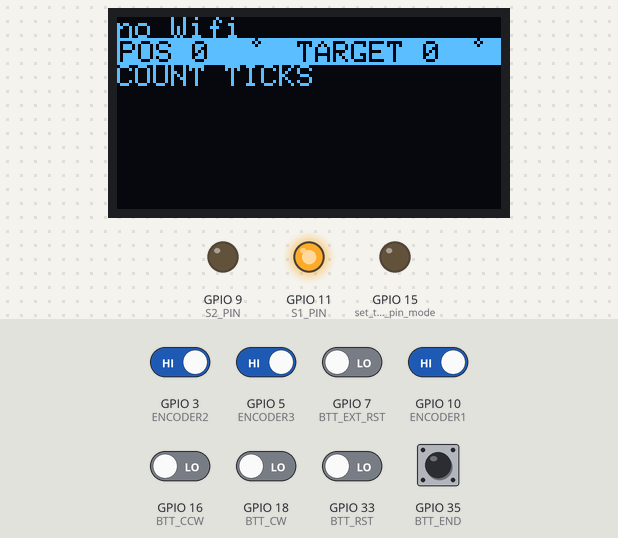
Bench run of a program on a simulated ESP32-S2. On the bench: 128×64 one-colour display, output pins drawn as LEDs (lit = HIGH). The test bench sets the inputs (shaded band); at power-on: GPIO 3 (ENCODER2), GPIO 5 (ENCODER3), GPIO 10 (ENCODER1), GPIO 35 (BTT_END) HIGH, GPIO 7 (BTT_EXT_RST), GPIO 16 (BTT_CCW), GPIO 18 (BTT_CW), GPIO 33 (BTT_RST) LOW. The display library's start-up logo is not drawn; EEPROM starts erased; what the program prints to the serial monitor is not drawn.

Above: at 5.0 s.
5.1 s: GPIO 35 (BTT_END) pulled LOW for 0.15 s
At 6.0 s:
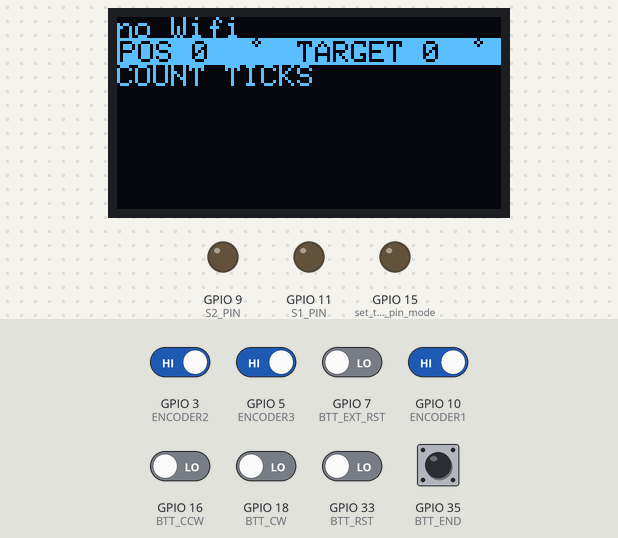
6.7 s: GPIO 16 (BTT_CCW) driven HIGH
At 7.9 s:
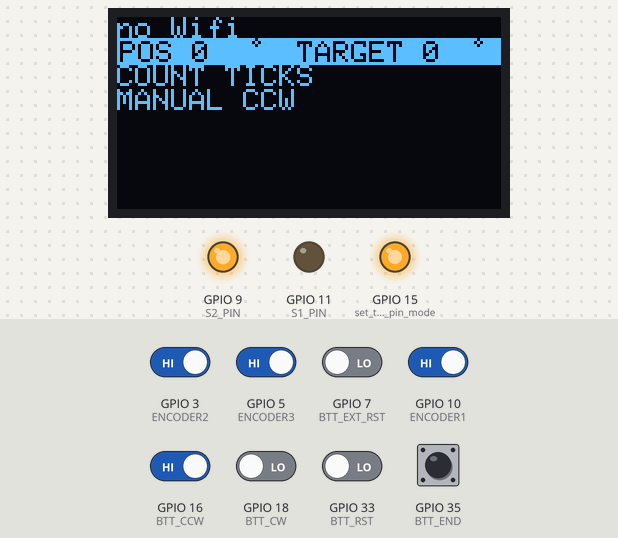
8.2 s: GPIO 18 (BTT_CW) driven HIGH
At 8.6 s:
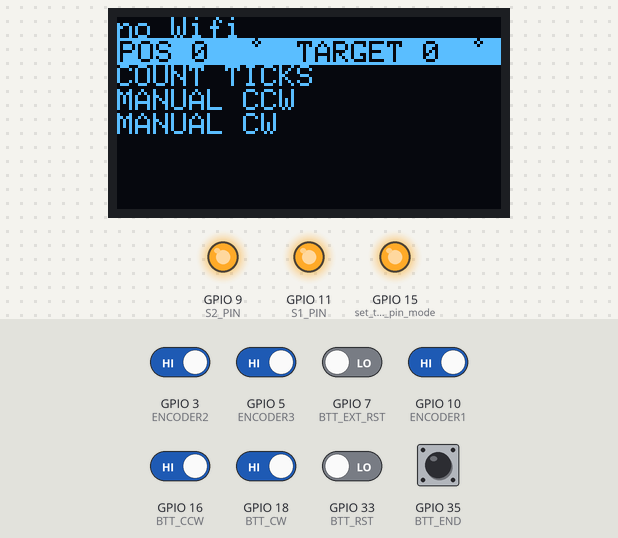
9.7 s: GPIO 7 (BTT_EXT_RST) driven HIGH
At 9.88 s:
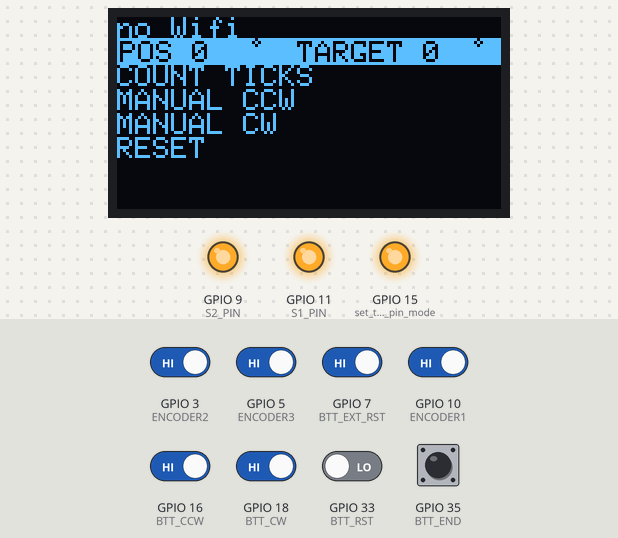
12.1 s: GPIO 3 (ENCODER2) driven LOW
At 12.63 s:
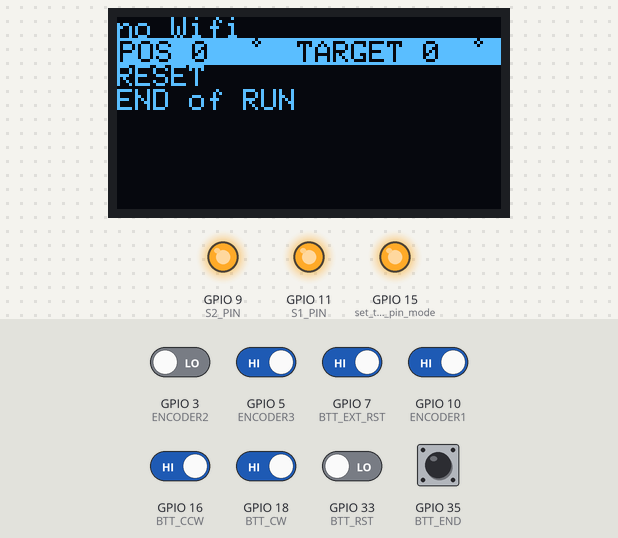
14.9 s: GPIO 5 (ENCODER3) driven LOW
At 15.5 s:
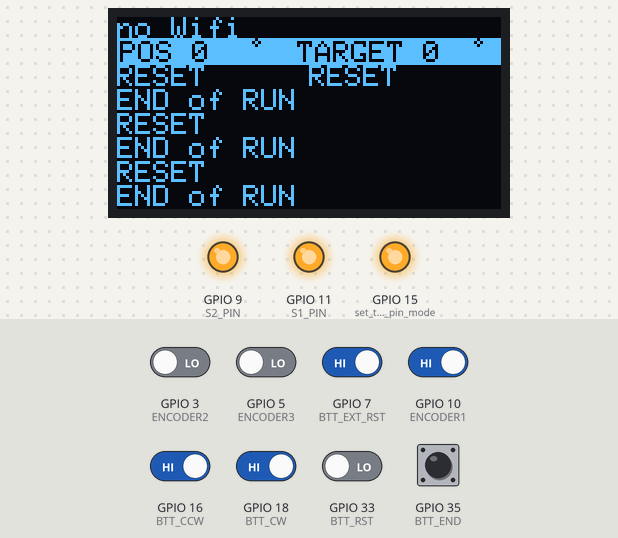
Timing chart, 0 to 17.5 s (numbered marks = the images above; inputs shaded):
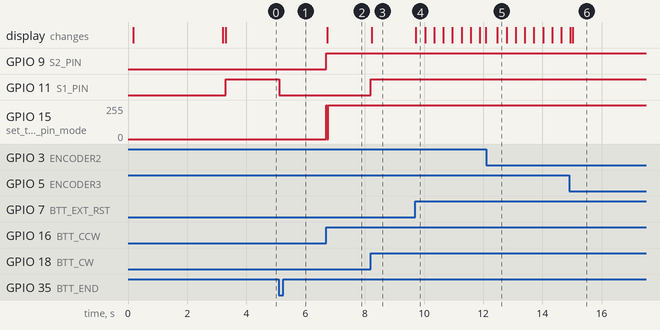

Measured:
- after the input at 5.1 s, GPIO 11 (S1_PIN): HIGH → LOW at once
- after the input at 6.7 s, GPIO 9 (S2_PIN): LOW → HIGH at once; GPIO 15 (set_the_LED_pin_mode): 0/255 → 252/255 at once; the display: changes at once (image 2)
- after the input at 8.2 s, GPIO 11 (S1_PIN): LOW → HIGH at once; GPIO 15 (set_the_LED_pin_mode): 252/255 → 255/255 after 0.05 s; the display: changes at once (image 3)
- after the input at 9.7 s, the display: changes at once (image 4)
- after the input at 12.1 s, the display: changes after 0.38 s (image 5)

The program:

main.cpp
```cpp
#include <WiFi.h>
#include <WebServer.h>
#include <SPI.h>
#include <Wire.h>
#include <Adafruit_GFX.h>
#include <Adafruit_SSD1306.h>
#include <encoder.h>
#include <config.h>
#include <WiFiManager.h>
#include <telescope.h>
#include <button.h>
#include <Preferences.h>
#include <displayOled.h>


Preferences preferences;
WebServer server(80);

Telescope LISA;
Encoder encoder = {0,0,false,0,0,0,UNKNOWN};


Adafruit_SSD1306 display(SCREEN_WIDTH, SCREEN_HEIGHT, &Wire, OLED_RESET); //initialization of Oled Screen
DisplayOled displayOled;


Button bttReset = {BTT_RST, 0, false,"RESET"};///onboard button to reset the dome's position
Button bttExternalReset = {BTT_EXT_RST, 0, false,"RESET"}; ///external button to reset the dome's position
Button bttClockwise = {BTT_CW, 0, false,"MANUAL CW"};
Button bttCounterClockwise = {BTT_CCW, 0, false,"MANUAL CCW"};
Button limitSwitch = {BTT_END, 0, false, "END REACHED"};


bool needUpdate = false; //flag to update the display only when the button is pressed
static bool commandsPrinted = false; //bool for user interface commands

/// @brief Interrupt Routine handler, sets .pressed attribute according to the reading
/// @return
void IRAM_ATTR bttClick() {
  bttReset.pressed = digitalRead(BTT_RST);
  bttExternalReset.pressed = digitalRead(BTT_EXT_RST);
  bttClockwise.pressed = digitalRead(BTT_CW);
  bttCounterClockwise.pressed = digitalRead(BTT_CCW);
  limitSwitch.pressed = !digitalRead(BTT_END); //opposite because it is active when low
  needUpdate= true;
}


void IRAM_ATTR encoderTick() {
  encoder.hasChanged=true;
}


bool dataSaveNecessary=false;
bool telescopeCheckNecessary=false;
hw_timer_t *timerEPROM = NULL;
hw_timer_t *timerTelescope = NULL;

/// @brief Interrupt Routine handler, Checks the timer to save the position periodically
void IRAM_ATTR onTimerEPROM(){
  dataSaveNecessary=true;
}
/// @brief Interrupt Routine handler, Checks the timer to check the telescope position periodically
void IRAM_ATTR onTimerTelescope(){
  telescopeCheckNecessary=true;
}


void setup()
{
  ////////////////////////SERIAL COMMUNICATION INIT/////////////////////
  Serial.begin(9600);
  Serial1.begin(9600,SERIAL_8N1,TX_PIN,RX_PIN); ///serial port to communicate with telescope
  /////////////////BUTTON/PIN INITIALIZATION////////////////////////////
  pinMode(LED_BUILTIN, OUTPUT);      // set the LED pin mode
  pinMode (bttReset.PIN, INPUT_PULLDOWN);
  pinMode (bttExternalReset.PIN, INPUT_PULLDOWN);
  pinMode (bttClockwise.PIN, INPUT_PULLDOWN);
  pinMode (bttCounterClockwise.PIN, INPUT_PULLDOWN);
  pinMode (limitSwitch.PIN, INPUT_PULLUP);
  pinMode (S1_PIN, OUTPUT);
  pinMode (S2_PIN,OUTPUT);
  digitalWrite(S1_PIN, LOW);
  digitalWrite(S2_PIN, LOW);

  attachInterrupt (limitSwitch.PIN, bttClick, FALLING);
  attachInterrupt (bttReset.PIN, bttClick, CHANGE);
  attachInterrupt (bttClockwise.PIN, bttClick, CHANGE);
  attachInterrupt (bttCounterClockwise.PIN, bttClick, CHANGE);
  attachInterrupt (bttExternalReset.PIN, bttClick, CHANGE);
  /////////////////////////ENCODER PINS INITIALIZATION////////////////////////////////
  pinMode(ENCODER1, INPUT_PULLUP);
  pinMode(ENCODER2, INPUT_PULLUP);
  pinMode(ENCODER3, INPUT_PULLUP);
  attachInterrupt(digitalPinToInterrupt(ENCODER1), encoderTick, FALLING);
  attachInterrupt(digitalPinToInterrupt(ENCODER2), encoderTick, FALLING);
  attachInterrupt(digitalPinToInterrupt(ENCODER3), encoderTick, FALLING);

  ////////////////////////OLED INITIALIZATION//////////////////////////
  displayOled.initDisplay(display, encoder, LISA);

    ////////////////////////////WIFI INITIALIZATION//////////////////////////
    // start by connecting to a WiFi network
    //WiFiManager wifiManager; //REMOVED AFTER INITIAL SETUP
    //wifiManager.resetSettings(); //TO CLEAN SETTINGS
    //wifiManager.autoConnect("AutoConnectAP");


    ///Wait for Connection while also printing on the display
    // for (int i = 0; i<12;i++)
    // {
    //   if (WiFi.status() != WL_CONNECTED) {
    //     delay(500);
    //     Serial.print(".");
    //     displayMessage("......");
    //   }
    // }

  if (WiFi.status() == WL_CONNECTED)
  {
    //Blink 3 times to signal wifi connection
    for (int i=0; i<3; i++){
      digitalWrite(LED_BUILTIN, HIGH);
      delay(200);
       digitalWrite(LED_BUILTIN, LOW);
      delay(100);
    }


    Serial.println("");
    Serial.println("WiFi connected.");
    Serial.println("IP address: ");
    Serial.println(WiFi.localIP());

  }
  else{displayOled.FirstRow="no Wifi";}

  ////////////////////////ENCODER STATUS SETUP//////////////////////////////
  preferences.begin("LISA", true); //start preferences in readonly mode
  encoder.currentPosition = preferences.getInt("currentPosition", 0); //read values from EPROM and set them to the encoder variables
  encoder.fullRotation= preferences.getInt("fullRotation",0);
  //check if we have any data on the fullRotation
  if(encoder.fullRotation==0){
    Serial.println("No full rotation data found, counting now");
    displayOled.displayMessage("COUNT TICKS",display);
    countTicksFullRotation(encoder,bttReset,limitSwitch,preferences);
  }
  Serial.print("Current position: ");
  Serial.println(encoder.currentPosition);
  encoder.currentDegrees = convertTicksToDegrees(encoder.currentPosition, encoder);
  Serial.print("     In degrees: ");
  Serial.println(encoder.currentDegrees);
  Serial.print("Number of encoder clicks for a full rotation: ");
  Serial.println(encoder.fullRotation);
  preferences.end();

  displayOled.printPositionStatus(display, encoder, LISA); //refresh position with the new data from the EPROM

  ////////////////////////////TIMER FOR SAVING DATA/////////////////////////////
  timerEPROM = timerBegin(0, 8000, true);
  timerAttachInterrupt(timerEPROM, &onTimerEPROM, true);
  timerAlarmWrite(timerEPROM, 3000000, true); //setting a timer to save encoder data to EPROM every 5 minutes
  timerAlarmEnable(timerEPROM); //Just Enable the timer

  //////////////////////////TIMER FOR TELESCOPE CHECK//////////////////////////
  timerTelescope = timerBegin(1, 8000, true);
  timerAttachInterrupt(timerTelescope, &onTimerTelescope, true);
  timerAlarmWrite(timerTelescope, 100000, true); //setting a timer to check the telescope position every 10 seconds
  //timerAlarmEnable(timerTelescope); //Just Enable the timer


}

void loop()
{
  if (limitSwitch.pressed)
  {
    if(encoder.currentPosition!=0){
      Serial.println("End of run reached");
    }
    encoder.currentPosition = 0;
    encoder.currentDegrees = 0;
  }
  ////////////////////////////MANUAL CONTROL///////////////////////////
  //when the reset button is pressed, the motor starts spinning clockwise until the limit switch stops it
  if (bttReset.pressed || bttExternalReset.pressed)
  {
    displayOled.displayMessage(bttReset.message,display);
    resetPosition(encoder, bttReset, limitSwitch);
    displayOled.displayMessage("END of RUN",display);
    displayOled.printPositionStatus(display, encoder, LISA);
  }
  //turn on relays according to the button status
  digitalWrite(S1_PIN, bttClockwise.pressed);
  digitalWrite(LED_BUILTIN, bttClockwise.pressed);

  if (bttClockwise.pressed & needUpdate)
  {
    displayOled.displayMessage(bttClockwise.message,display);
    needUpdate = false;
  }
  digitalWrite(S2_PIN, bttCounterClockwise.pressed);
  digitalWrite(LED_BUILTIN, bttCounterClockwise.pressed);
  if (bttCounterClockwise.pressed & needUpdate)
  {
    displayOled.displayMessage(bttCounterClockwise.message,display);
    needUpdate = false;
  }
  ///////////////////////UPDATE POSITION//////////////////////////////
  if (encoder.hasChanged)
  {
    //when movement is detected, we first check the direction, and then update the position
    checkEncoder(encoder);
    encoder.hasChanged = false;
    updatePosition(encoder);
    displayOled.printPositionStatus(display, encoder, LISA);
  }
  //server.handleClient(); for future remote control features
  //////////////////DATA SAVE//////////////////////////////
  if (dataSaveNecessary)
  {
    saveData(encoder.currentPosition, "currentPosition", preferences); //save the position to the EEPROM every 5 minutes
    dataSaveNecessary = false;
    displayOled.displayMessage("POS SAVE",display);
  }
  ///////////////////////TELESCOPE CHECK////////////////////////
  if (telescopeCheckNecessary)
  {
    displayOled.displayMessage("TEL CHECK",display);
    //LISA.checkTelescopePosition();
    Serial.println("Checking telescope position");
    telescopeCheckNecessary = false;
  }
  //////////////////////SERIAL COMM TEST/////////////////////////////
  // while (Serial1.available() > 0) {
  //   char inByte = Serial1.read();
  //   Serial.write(inByte);
  //   Serial1.write(inByte);
  //   displayMessage(String(inByte));
  // }


  ////////////////////////////Serial terminal interface to test functions////////////////////////
  if (!commandsPrinted) {
    Serial.println("\nAvailable commands:");
    Serial.println("p: check telescope position");
    Serial.println("r: reset position");
    Serial.println("c: count ticks for a full rotation");
    Serial.println("s: save data to EEPROM");
    Serial.println("t: print position data on serial");
    Serial.println("z: force update of position data on display");
    Serial.println("w: display message test");
    Serial.println("g: save full rotation data to EEPROM");
    commandsPrinted = true;
  }
  if (Serial.available() > 0)
  {
    char inByte = Serial.read();
    if (inByte == 'p')
    {
      LISA.checkTelescopePosition();
      displayOled.printPositionStatus(display, encoder, LISA);
    }
    if(inByte == 'r')
    {
      resetPosition(encoder, bttReset, limitSwitch);
    }
    if (inByte == 'c')
    {
      countTicksFullRotation(encoder, bttReset, limitSwitch, preferences);
    }
    if (inByte == 's')//force save data to EEPROM
    {
      saveData(encoder.currentPosition, "currentPosition", preferences);
    }
    if (inByte == 't')//Print all position data
    {
      Serial.println("Encoder current position: ");
      Serial.println(encoder.currentPosition);
      Serial.println("Encoder Current degrees: ");
      Serial.println(encoder.currentDegrees);
      Serial.println("Encoder full rotation ticks: ");
      Serial.println(encoder.fullRotation);

      Serial.println("Telescope position: ");
      Serial.println(LISA.getTelescopePosition());
    }
    if (inByte == 'z')
    {
      Serial.println("Updating display position");
      displayOled.printPositionStatus(display, encoder, LISA);
    }
    if(inByte == 'w')
    {
      displayOled.displayMessage("test",display);
      displayOled.displayMessage("COUNT TICKS",display);
    }
    if (inByte== 'g'){
      saveData(360,"fullRotation",preferences);
    }
    else
    {
      Serial.println("Command not recognized");
      commandsPrinted = false;
    }
  }
}
```

button.h
```cpp
/**
 * @file button.h
 * @brief Header file for the Button structure.
 *
 * This file contains the definition of the Button structure, which represents
 * a button with a specific pin, number of key presses, pressed state, and a message.
 */

#ifndef BUTTON_H
#define BUTTON_H

#include <stdint.h> // Add missing include directive for uint8_t type
#include <WString.h>

struct Button {
	const uint8_t PIN; /// pin of the microcontroller connected to the button
	uint32_t numberKeyPresses; ///unused counter
	bool pressed; ///actual status of the button
	String message; ///message that gets displayed on the oled screen
};

#endif
```

displayOled.cpp
```cpp
/**
 * @file displayOled.cpp
 * @brief Implementation of the DisplayOled class for managing the OLED display.
 *
 * This file contains the implementation of the DisplayOled class, which is responsible for
 * managing the OLED display used in the LISA Dome Controller project. The class provides
 * methods for initializing the display, displaying messages, and updating the display with
 * the current WiFi status and telescope position.
 *
 * @details
 * The DisplayOled class provides the following functionalities:
 * - Initialization of the OLED display.
 * - Displaying messages in a two-column format.
 * - Updating the display with the current WiFi status.
 * - Updating the display with the current position of the telescope and the target position.
 *
 * The display is divided into two columns, each with 6 rows, plus a yellow first row at the top.
 * When the first column is full, the messages are displayed in the second column. When both
 * columns are full, the display is cleared and the messages start from the first column again.
 *
 * The initDisplay method initializes the display and shows a custom logo, followed by the
 * WiFi status and the telescope position. The printWifiStatus method updates the first row
 * of the display with the current WiFi status, and the printPositionStatus method updates
 * the second row with the current position of the telescope and the target position.
 *
 * @note This file is part of the LISA Dome Controller project.
 */

#include "displayOled.h"
#include <config.h>
#include <logo.h>
#include <Encoder.h>
#include "Telescope.h"

DisplayOled::DisplayOled() : secondRow(0), rowCounter(0) {
    // Default constructor
}


/// @brief Simple Function that manages the display with two separate columns of 6 rows plus the yellow first row at the top
/// @param message string to be displayed in the log columns
void DisplayOled::displayMessage(String message, Adafruit_SSD1306& display) {
  display.setTextSize(1);
  display.setTextColor(WHITE);

  if (secondRow) { // when we exceed the space on the first column move to the second
    display.setCursor(64, rowCounter + 16);
    display.println(message);
    rowCounter += 8;
  } else {//print on the first column
    display.setCursor(0, rowCounter+16);
    display.println(message);
    rowCounter += 8;
    //check if we need to print on the second column
    if(rowCounter >= 48) {
      secondRow = 1;
      rowCounter = 0;
    }
  }

  if (secondRow && rowCounter == 56) {
    //when the log part is full reset it
    display.fillRect(0,16,128,48,BLACK);
    //print the message just received in the firs column
    display.setCursor(0, 16);
    display.println(message);
    //
    rowCounter = 8;
    secondRow = false;
  }

  display.display();
}


/**
 * @brief Initializes the OLED display and shows the initial screen.
 *
 * This method initializes the OLED display, shows a custom logo, and updates the display
 * with the current WiFi status and the telescope position. It sets up the I2C communication,
 * initializes the display with the Adafruit library, and displays the initial content.
 *
 * @param display The Adafruit_SSD1306 display object.
 * @param encoder The Encoder object used to get the current position of the telescope.
 * @param LISA The Telescope object used to get the target position of the telescope.
 *
 * @note This method must be called before any other display-related methods to ensure
 * the display is properly initialized.
 */
void DisplayOled::initDisplay(Adafruit_SSD1306& display, Encoder& encoder, Telescope& LISA){
    ////////////////////////OLED INITIALIZATION////////////////////////////
  Wire.begin(SDA_PIN, SCL_PIN);

  // SSD1306_SWITCHCAPVCC = generate display voltage from 3.3V internally
  if(!display.begin(SSD1306_SWITCHCAPVCC, SCREEN_ADDRESS))
  {
    Serial.println(F("SSD1306 allocation failed"));
  }

  // Show initial display buffer contents on the screen --
  // the library initializes this with an Adafruit splash screen.
    display.display();
    delay(100);
    display.clearDisplay();

    //show custom logo
    display.drawBitmap((128 - splash1_width) / 2, ((64 - splash1_height) / 2)+10,
               custom_logo, splash1_width, splash1_height, 1);
    display.setTextSize(1);
    display.setTextColor(WHITE);
    display.setCursor(0, 0);
    display.println("LISA Dome Controller");
    display.display();
    delay(3000); // Pause for 3 seconds to allow serial connection
    display.clearDisplay();
    printWifiStatus(display);//print the wifi status in the first row
    printPositionStatus(display,encoder,LISA);//print the position status in the second row
    display.display();

 }
 /// @brief called to update the first row of the display with the current IP address (at the moment not used)
 /// @param display
 void DisplayOled::printWifiStatus(Adafruit_SSD1306& display){
    display.setTextSize(1);
    display.setTextColor(WHITE);
    display.setCursor(0, 0);
    display.println("no Wifi");
    display.display();
 }

/// @brief Updates the second row of the display with the current position of the telescope and the target position
/// @param display the display object
/// @param encoder the encoder object
/// @param LISA the telescope object
void DisplayOled::printPositionStatus(Adafruit_SSD1306& display, Encoder& encoder, Telescope& LISA){
  display.fillRect(0, 7, 128, 9, WHITE);//to clear the previous row
  display.setTextSize(1);
  display.setTextColor(BLACK);
  display.setCursor(1, 8);
  display.print("POS ");
  display.print(encoder.currentDegrees);
  display.drawCircle(46, 8, 1, BLACK); //symbol for degrees
  display.setCursor(60, 8);
  display.print("TARGET ");
  display.print(LISA.getTelescopePosition());//change to getTargetPosition
  display.drawCircle(120, 8, 1, BLACK);//symbol for degrees
  display.display();
}
    
```

telescope.h
```cpp
/// \file telescope.h
/// \brief This file contains the Telescope class declaration, which includes functions to check the telescope position, convert Right Ascension (RA) from HH:MM:SS format to degrees, and get the telescope position.

#ifndef TELESCOPE_H
#define TELESCOPE_H

class Telescope {
    private:
        int telescopePosition;
    public:
        void checkTelescopePosition();
        int convertRA(char* ra);
        int getTelescopePosition();

};

#endif // TELESCOPE_H
```

Source omitted: displayOled.h (1331 bytes), encoder.cpp (7104 bytes), encoder.h (2009 bytes), logo.h (data table, 5236 bytes), telescope.cpp (2577 bytes), config.h (1184 bytes)
